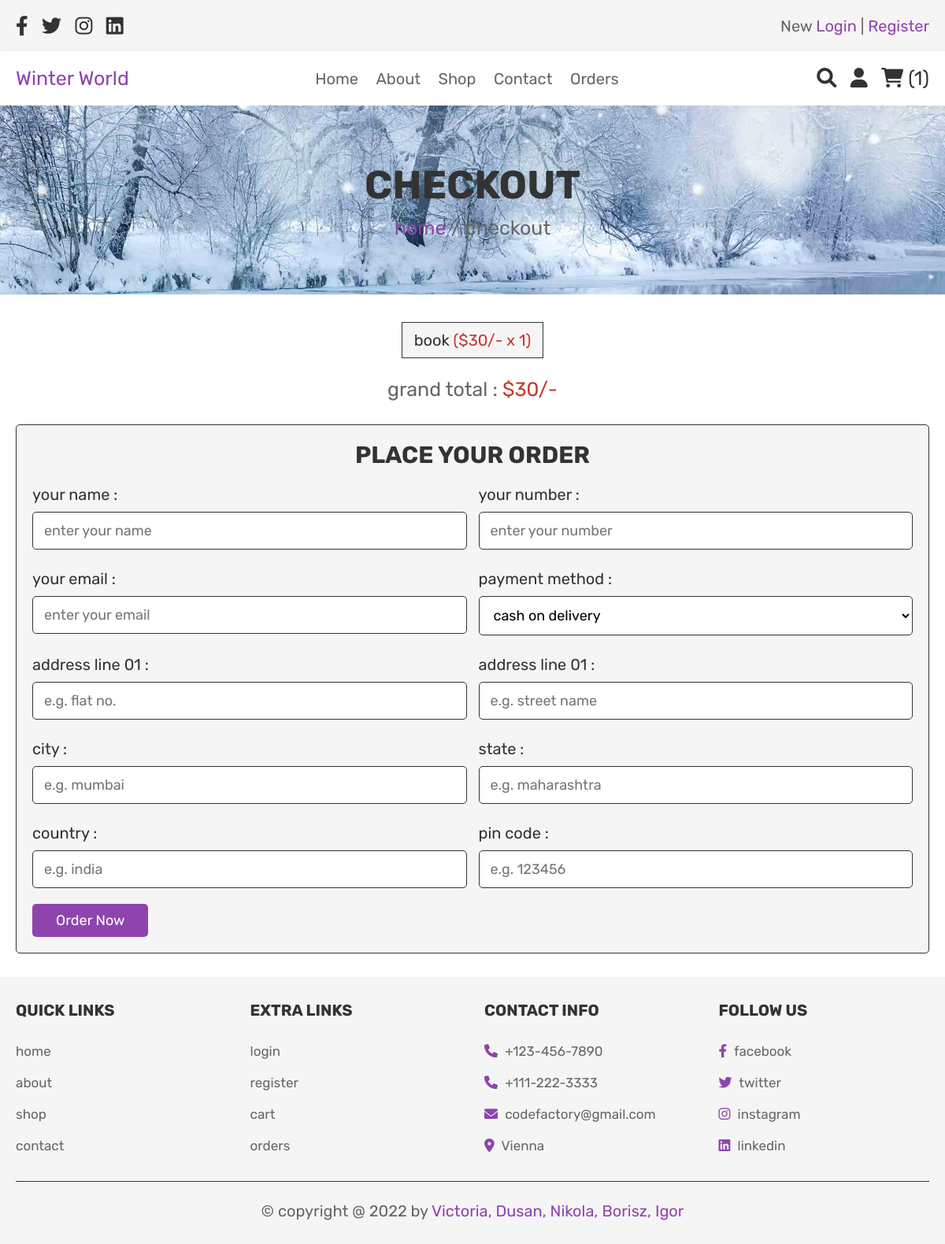
The page /checkout.php (signed in) on the database its author committed.
### tables this page shows
CREATE TABLE `cart` (
  `id` int(100) NOT NULL,
  `user_id` int(100) NOT NULL,
  `name` varchar(100) NOT NULL,
  `price` int(100) NOT NULL,
  `quantity` int(100) NOT NULL,
  `image` varchar(100) NOT NULL
);

### checkout.php (the view, shortened to what this page needs)
<?php
include 'config.php';
$user_id = $_SESSION['user_id'];
?>
<!DOCTYPE html>
<html lang="en">
<head>
   <link rel="stylesheet" href="https://cdnjs.cloudflare.com/ajax/libs/font-awesome/6.0.0/css/all.min.css">
   <link rel="stylesheet" href="css/style.css">
</head>
<body>
<?php include 'header.php'; ?>
<div class="heading">
   <h3>checkout</h3>
   <p> <a href="home.php">home</a> / checkout </p>
</div>
<section class="display-order">
   <?php
      $grand_total = 0;
      $select_cart = mysqli_query($conn, "SELECT * FROM `cart` WHERE user_id = '$user_id'") or die('query failed');
      if(mysqli_num_rows($select_cart) > 0){
         while($fetch_cart = mysqli_fetch_assoc($select_cart)){
            $total_price = ($fetch_cart['price'] * $fetch_cart['quantity']);
            $grand_total += $total_price;
   ?>
   <p> <?php echo $fetch_cart['name']; ?> <span>(<?php echo '$'.$fetch_cart['price'].'/-'.' x '. $fetch_cart['quantity']; ?>)</span> </p>
   <?php
      }
   }else{
      echo '<p class="empty">your cart is empty</p>';
   }
   ?>
   <div class="grand-total"> grand total : <span>$<?php echo $grand_total; ?>/-</span> </div>
</section>
<section class="checkout">
   <form action="" method="post">
      <h3>place your order</h3>
      <div class="flex">
         <div class="inputBox">
            <span>your name :</span>
            <input type="text" name="name" required placeholder="enter your name">
         </div>
         <div class="inputBox">
            <span>your number :</span>
            <input type="number" name="number" required placeholder="enter your number">
         </div>
         <div class="inputBox">
            <span>your email :</span>
            <input type="email" name="email" required placeholder="enter your email">
         </div>
         <div class="inputBox">
            <span>payment method :</span>
            <select name="method">
               <option value="cash on delivery">cash on delivery</option>
            </select>
         </div>
         <div class="inputBox">
            <span>address line 01 :</span>
            <input type="number" min="0" name="flat" required placeholder="e.g. flat no.">
         </div>
         <div class="inputBox">
            <span>address line 01 :</span>
            <input type="text" name="street" required placeholder="e.g. street name">
         </div>
         <div class="inputBox">
            <span>city :</span>
            <input type="text" name="city" required placeholder="e.g. mumbai">
         </div>
         <div class="inputBox">
            <span>state :</span>
            <input type="text" name="state" required placeholder="e.g. maharashtra">
         </div>
         <div class="inputBox">
            <span>country :</span>
            <input type="text" name="country" required placeholder="e.g. india">
         </div>
         <div class="inputBox">
            <span>pin code :</span>
            <input type="number" min="0" name="pin_code" required placeholder="e.g. 123456">
         </div>
      </div>
      <input type="submit" value="order now" class="btn" name="order_btn">
   </form>
</section>
<?php include 'footer.php'; ?>
</body>
</html>

### css/style.css (style rules this page uses)
:root { --purple:#8e44ad; --red:#c0392b; --orange:#f39c12; --black:#333; --white:#fff; --light-color:#666; --light-white:#ccc; --light-bg:#f5f5f5; --border:.1rem solid var(--black); --box-shadow:0 .5rem 1rem rgba(0,0,0,.1); }
* { font-family: 'Rubik', sans-serif; margin:0; padding:0; box-sizing: border-box; outline: none; border:none; text-decoration: none; transition:all .2s linear; }
html { font-size: 62.5%; overflow-x: hidden; }
section { padding:3rem 2rem; }
.btn, .option-btn, .delete-btn, .white-btn { display: inline-block; margin-top: 1rem; padding:1rem 3rem; cursor: pointer; color:var(--white); font-size: 1.8rem; border-radius: .5rem; text-transform: capitalize; }
.white-btn, .btn { background-color: var(--purple); }
.heading { min-height: 30vh; display: flex; flex-flow: column; align-items: center; justify-content: center; gap:1rem; background: url(../images/WINTER-Banner-Front.jpg) no-repeat; background-size: cover; background-position: center; text-align: center; }
.heading h3 { font-size: 5rem; color:var(--black); text-transform: uppercase; }
.heading p { font-size: 2.5rem; color:var(--light-color); }
.heading p a { color:var(--purple); }
.display-order { max-width: 1200px; margin: 0 auto; text-align: center; padding-bottom: 0; }
.display-order p { background-color: var(--light-bg); color:var(--black); font-size: 2rem; padding:1rem 1.5rem; border:var(--border); display: inline-block; margin:.5rem; }
.display-order p span { color:var(--red); }
.display-order .grand-total { margin-top: 2rem; font-size: 2.5rem; color:var(--light-color); }
.display-order .grand-total span { color:var(--red); }
.checkout form { max-width: 1200px; padding:2rem; margin:0 auto; border:var(--border); background-color: var(--light-bg); border-radius: .5rem; }
.checkout form h3 { text-align: center; margin-bottom: 2rem; color:var(--black); text-transform: uppercase; font-size: 3rem; }
.checkout form .flex { display: flex; flex-wrap: wrap; gap:1.5rem; }
.checkout form .flex .inputBox { flex:1 1 40rem; }
.checkout form .flex span { font-size: 2rem; color:var(--black); }
.checkout form .flex select, .checkout form .flex input { border:var(--border); width: 100%; border-radius: .5rem; width: 100%; background-color: var(--white); padding:1.2rem 1.4rem; font-size: 1.8rem; margin:1rem 0; }

### rows shown on the page
cart: name "book", price "30", quantity "1"

### other values the page prints
$cart_rows_number "1"
$grand_total "30"
